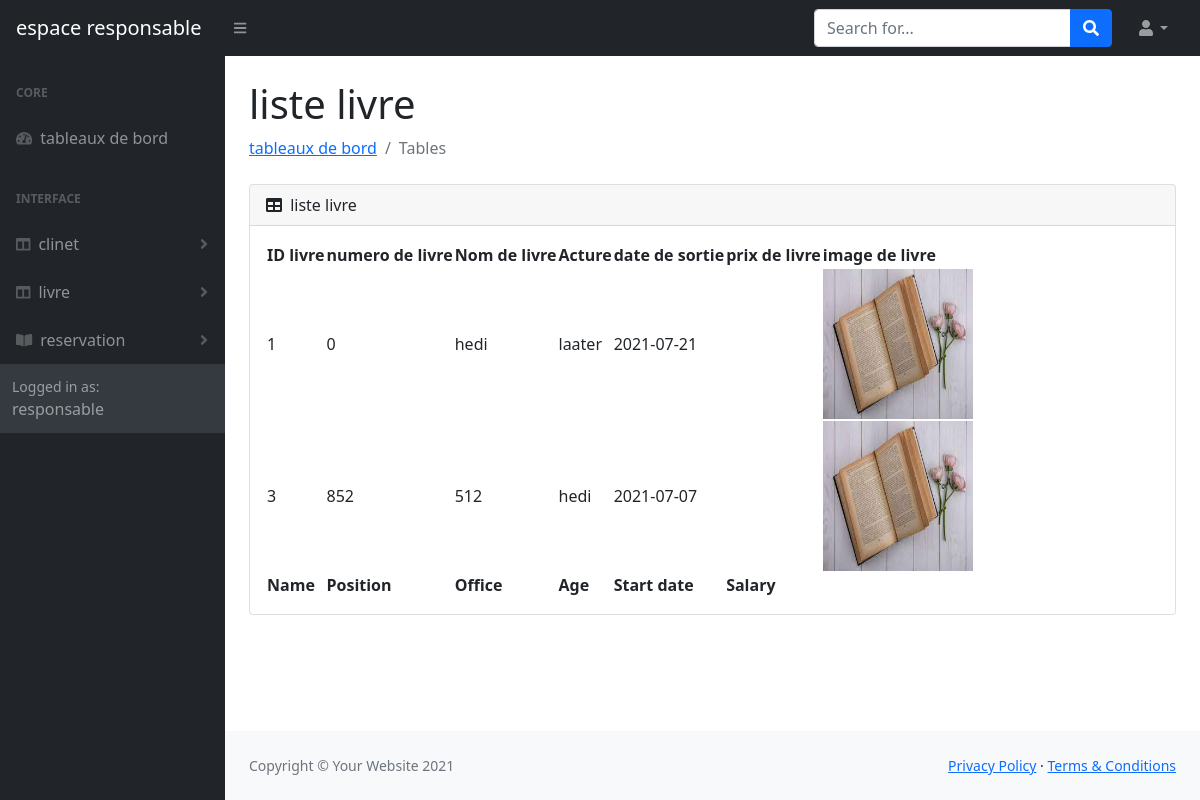
Screenshot of /admin/user/listelivre.php with the database file from the repository.
### tables this page shows
CREATE TABLE `livre` (
  `id_livre` int(11) NOT NULL,
  `numero` int(10) NOT NULL,
  `nom` varchar(100) NOT NULL,
  `auteure_livre` varchar(100) NOT NULL,
  `date_sortie` date NOT NULL,
  `nb_livre` int(3) NOT NULL,
  `photo` text NOT NULL
);

### admin/user/listelivre.php (the view, shortened to what this page needs)
<!DOCTYPE html>
<html lang="en">
    <head>
        <link href="https://cdn.jsdelivr.net/npm/simple-datatables@latest/dist/style.css" rel="stylesheet" />
        <link href="css/styles.css" rel="stylesheet" />
    </head>
    <body class="sb-nav-fixed">
        <nav class="sb-topnav navbar navbar-expand navbar-dark bg-dark">
            <a class="navbar-brand ps-3" href="index.php">espace responsable</a>
            <button class="btn btn-link btn-sm order-1 order-lg-0 me-4 me-lg-0" id="sidebarToggle" href="#!"><i class="fas fa-bars"></i></button>
            <form class="d-none d-md-inline-block form-inline ms-auto me-0 me-md-3 my-2 my-md-0">
                <div class="input-group">
                    <input class="form-control" type="text" placeholder="Search for..." aria-label="Search for..." aria-describedby="btnNavbarSearch" />
                    <button class="btn btn-primary" id="btnNavbarSearch" type="button"><i class="fas fa-search"></i></button>
                </div>
            </form>
            <ul class="navbar-nav ms-auto ms-md-0 me-3 me-lg-4">
                <li class="nav-item dropdown">
                    <a class="nav-link dropdown-toggle" id="navbarDropdown" href="#" role="button" data-bs-toggle="dropdown" aria-expanded="false"><i class="fas fa-user fa-fw"></i></a>
                </li>
            </ul>
        </nav>
        <div id="layoutSidenav">
            <div id="layoutSidenav_nav">
                <nav class="sb-sidenav accordion sb-sidenav-dark" id="sidenavAccordion">
                    <div class="sb-sidenav-menu">
                        <div class="nav">
                            <div class="sb-sidenav-menu-heading">Core</div>
                            <a class="nav-link" href="index.php">
                                <div class="sb-nav-link-icon"><i class="fas fa-tachometer-alt"></i></div>
                                tableaux de bord
                            </a>
                            <div class="sb-sidenav-menu-heading">Interface</div>
                            <a class="nav-link collapsed" href="#" data-bs-toggle="collapse" data-bs-target="#collapseLayouts" aria-expanded="false" aria-controls="collapseLayouts">
                                <div class="sb-nav-link-icon"><i class="fas fa-columns"></i></div>
                                clinet
                                <div class="sb-sidenav-collapse-arrow"><i class="fas fa-angle-down"></i></div>
                            </a>
                            <a class="nav-link collapsed" href="#" data-bs-toggle="collapse" data-bs-target="#collapseLayouts" aria-expanded="false" aria-controls="collapseLayouts">
                                <div class="sb-nav-link-icon"><i class="fas fa-columns"></i></div>
                                livre
                                <div class="sb-sidenav-collapse-arrow"><i class="fas fa-angle-down"></i></div>
                            </a>
                            <a class="nav-link collapsed" href="#" data-bs-toggle="collapse" data-bs-target="#collapsePages" aria-expanded="false" aria-controls="collapsePages">
                                <div class="sb-nav-link-icon"><i class="fas fa-book-open"></i></div>
                                reservation
                                <div class="sb-sidenav-collapse-arrow"><i class="fas fa-angle-down"></i></div>
                            </a>
                    <div class="sb-sidenav-footer">
                        <div class="small">Logged in as:</div>
                        responsable                    </div>
                </nav>
            </div>
            <div id="layoutSidenav_content">
                <main>
                    <div class="container-fluid px-4">
                        <h1 class="mt-4">liste livre </h1>
                        <ol class="breadcrumb mb-4">
                            <li class="breadcrumb-item"><a href="index.php">tableaux de bord</a></li>
                            <li class="breadcrumb-item active">Tables</li>
                        </ol>
                        <div class="card mb-4">
                            <div class="card-header">
                                <i class="fas fa-table me-1"></i>
liste livre
                            </div>
                            <?php
  $host = 'localhost';
  $dbname = 'pfa';
  $username = 'root';
  $password = '';
  $dsn = "mysql:host=$host;dbname=$dbname";
  $sql = "SELECT * FROM livre";
  try{
   $pdo = new PDO($dsn, $username, $password);
   $stmt = $pdo->query($sql);
  }catch (PDOException $e){
    echo $e->getMessage();
  }
?>
                            <div class="card-body">
                                <table id="datatablesSimple">
                                    <thead>
                                        <tr>
                                        <th>ID livre</th>
	   <th>numero de livre</th>
       <th>Nom de livre </th>
       <th>Acture</th>
       <th>date de sortie </th>
       <th>prix de livre </th>
       <th>image de livre </th>
                                        </tr>
                                    </thead>
                                    <tfoot>
                                        <tr>
                                            <th>Name</th>
                                            <th>Position</th>
                                            <th>Office</th>
                                            <th>Age</th>
                                            <th>Start date</th>
                                            <th>Salary</th>
                                        </tr>
                                    </tfoot>
                                    <tbody>
                                    <?php while($row = $stmt->fetch(PDO::FETCH_ASSOC)) : ?>
     <tr>
       <td><?php echo htmlspecialchars($row['id_livre']); ?></td>
       <td><?php echo htmlspecialchars($row['numero']); ?></td>
       <td><?php echo htmlspecialchars($row['nom']); ?></td>
       <td><?php echo htmlspecialchars($row['auteure_livre']); ?></td>
       <td><?php echo htmlspecialchars($row['date_sortie']); ?></td>
	   <td><?php echo htmlspecialchars($row['prix']); ?></td>
       <td><img src="img/livre.jpg" height="150" width="150"></td>      </tr>
     <?php endwhile; ?>
                                    </tbody>
                                </table>
                            </div>
                        </div>
                    </div>
                </main>
                <footer class="py-4 bg-light mt-auto">
                    <div class="container-fluid px-4">
                        <div class="d-flex align-items-center justify-content-between small">
                            <div class="text-muted">Copyright &copy; Your Website 2021</div>
                            <div>
                                <a href="#">Privacy Policy</a>
                                &middot;
                                <a href="#">Terms &amp; Conditions</a>
                            </div>
                        </div>
                    </div>
                </footer>
            </div>
        </div>
    </body>
</html>

### rows the page displays
livre: id_livre "1", numero "0", nom "hedi", auteure_livre "laater", date_sortie "2021-07-21"
livre: id_livre "3", numero "852", nom "512", auteure_livre "hedi", date_sortie "2021-07-07"
